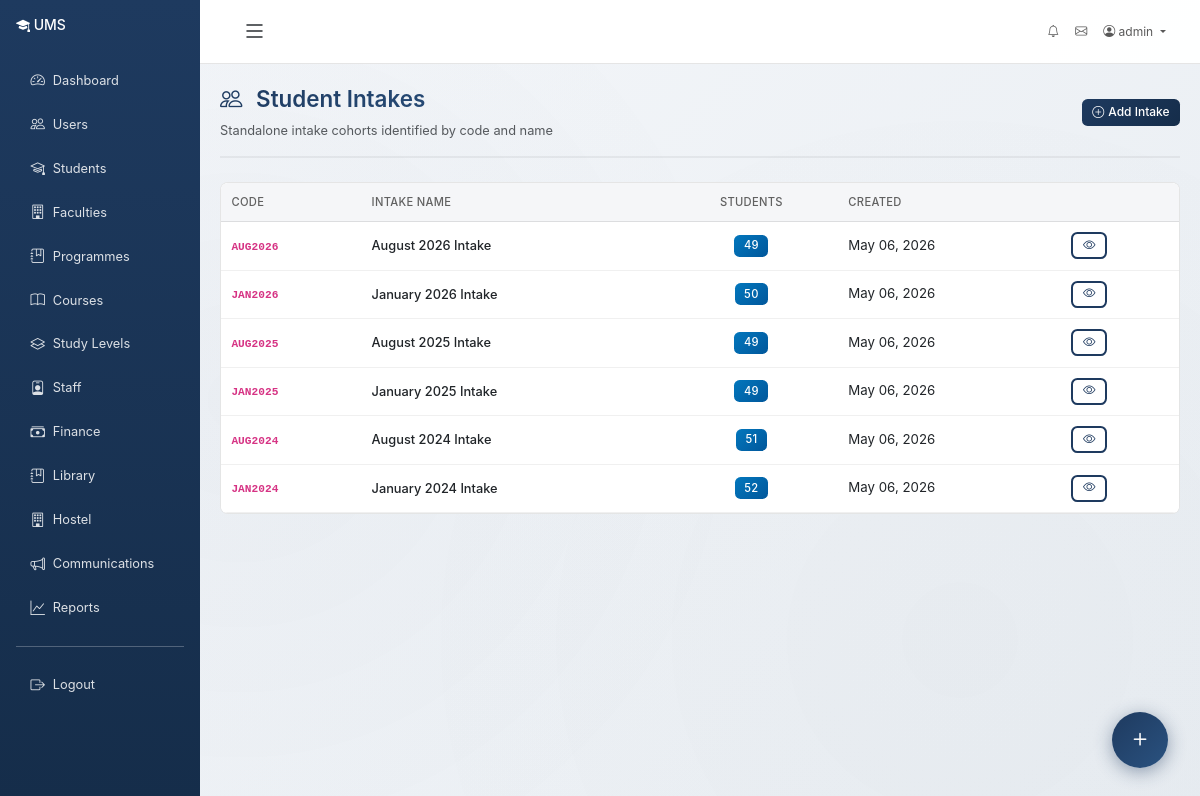
/academics/intakes/ (signed in), run on the app's committed database.
### accounts/models.py (models this page shows, shortened)
class User(AbstractUser):
    class Role(models.TextChoices):
        ADMIN = 'admin', 'Administrator'
        REGISTRAR = 'registrar', 'Registrar'
        LECTURER = 'lecturer', 'Lecturer'
        STUDENT = 'student', 'Student'
        FINANCE = 'finance', 'Finance Staff'
        LIBRARIAN = 'librarian', 'Librarian'
        HOSTEL_MANAGER = 'hostel_manager', 'Hostel Manager'
        FACULTY_DEAN = 'faculty_dean', 'Faculty Dean'
        DEPARTMENT_HEAD = 'department_head', 'Department Head'
        PROGRAMME_COORDINATOR = 'programme_coordinator', 'Programme Coordinator'
    role = models.CharField(max_length=25, choices=Role.choices, default=Role.STUDENT)
    phone_number = models.CharField(max_length=20, blank=True)
    date_of_birth = models.DateField(null=True, blank=True)
    gender = models.CharField(
        max_length=10,
        choices=[('M', 'Male'), ('F', 'Female'), ('O', 'Other')],
        blank=True
    )
    address = models.TextField(blank=True)
    profile_picture = models.ImageField(upload_to='profiles/', null=True, blank=True)
    is_active_member = models.BooleanField(default=True)
    created_at = models.DateTimeField(auto_now_add=True)
    updated_at = models.DateTimeField(auto_now=True)
    class Meta:
        ordering = ['-date_joined']
    @property
    def is_admin(self):
        return self.role == self.Role.ADMIN or self.is_superuser

### academics/models.py (models this page shows, shortened)
class Intake(models.Model):
    code = models.CharField(max_length=20, unique=True, help_text="e.g. AUG2026, JAN2027")
    name = models.CharField(max_length=100, help_text="e.g. August 2026 Intake")
    created_at = models.DateTimeField(auto_now_add=True)
    class Meta:
        ordering = ['-created_at']
        verbose_name = 'Intake'
        verbose_name_plural = 'Intakes'

### academics/views.py (the view, shortened to what this page needs)
# urls.py: path('intakes/', views.intake_list, name='intake_list'),
@login_required
@role_required(['admin', 'registrar'])
def intake_list(request):
    intakes = Intake.objects.prefetch_related('students').all()
    return render(request, 'academics/intake_list.html', {'intakes': intakes})

### accounts/context_processors.py (called while the page is built, shortened)
def admin_dashboard_stats(request):
    context = {}
    return context

def user_context(request):
    context = {}
    if request.user.is_authenticated:
        user = request.user
        context['user_role'] = user.role
        context['user_role_display'] = user.get_role_display()
        context['is_admin_user'] = user.is_admin
        context['is_staff_user'] = user.role in ['admin', 'registrar', 'lecturer', 'finance', 'librarian', 'hostel_manager']
        nav_items = _get_nav_items(user)
        context['nav_items'] = nav_items
    return context

### templates/academics/intake_list.html (shortened to what this page needs)
{% extends "base.html" %}
{% block content %}
<div class="page-header d-flex justify-content-between align-items-center">
    <div>
        <h1 class="page-title"><i class="bi bi-people"></i> Student Intakes</h1>
        <p class="text-muted mb-0">Standalone intake cohorts identified by code and name</p>
    </div>
    <button class="btn btn-primary btn-sm" data-bs-toggle="modal" data-bs-target="#addIntakeModal">
        <i class="bi bi-plus-circle me-1"></i>Add Intake
    </button>
</div>
<div class="card">
    <div class="table-responsive">
        <table class="table table-hover mb-0">
            <thead class="table-light">
                <tr>
                    <th>Code</th>
                    <th>Intake Name</th>
                    <th class="text-center">Students</th>
                    <th>Created</th>
                    <th></th>
                </tr>
            </thead>
            <tbody>
                {% for intake in intakes %}
                <tr>
                    <td><code class="fw-bold">{{ intake.code }}</code></td>
                    <td class="fw-medium">{{ intake.name }}</td>
                    <td class="text-center">
                        <span class="badge bg-primary badge-role">{{ intake.students.count }}</span>
                    </td>
                    <td style="font-size:.83rem;">{{ intake.created_at|date:"M d, Y" }}</td>
                    <td>
                        <a href="{% url 'academics:intake_detail' intake.pk %}" class="btn btn-outline-primary" style="padding:2px 10px;font-size:.78rem;">
                            <i class="bi bi-eye"></i>
                        </a>
                    </td>
                </tr>
                {% endfor %}
            </tbody>
        </table>
    </div>
</div>
{% endblock %}

### templates/base.html (shortened to what this page needs)
{% load static %}
<!DOCTYPE html>
<html lang="en">
<head>
    <link href="https://cdn.jsdelivr.net/npm/bootstrap@5.3.0/dist/css/bootstrap.min.css" rel="stylesheet">
    <link rel="stylesheet" href="https://cdn.jsdelivr.net/npm/bootstrap-icons@1.11.0/font/bootstrap-icons.css">
</head>
<body {% if user.is_authenticated %}data-user-authenticated="true"{% endif %}>
    {% if user.is_authenticated %}
    <div class="container-fluid">
        <div class="row">
            <div class="col-md-3 col-lg-2 px-0 sidebar d-none d-md-block" id="sidebar">
                <div class="p-3">
                    <h4 class="text-white mb-4">
                        <i class="bi bi-mortarboard-fill"></i> <span class="sidebar-text">UMS</span>
                    </h4>
                    <nav class="nav flex-column">
                        {% for item in nav_items %}
                            {% if item.path %}
                                <a class="nav-link" href="{{ item.path }}" title="{{ item.label }}">
                                    <i class="bi {{ item.icon }}"></i> <span class="sidebar-text">{{ item.label }}</span>
                                </a>
                            {% elif item.url %}
                                <a class="nav-link" href="{% url item.url %}" title="{{ item.label }}">
                                    <i class="bi {{ item.icon }}"></i> <span class="sidebar-text">{{ item.label }}</span>
                                </a>
                            {% endif %}
                        {% endfor %}
                        <hr class="text-white">
                        <a class="nav-link" href="{% url 'accounts:logout' %}" title="Logout">
                            <i class="bi bi-box-arrow-right"></i> <span class="sidebar-text">Logout</span>
                        </a>
                    </nav>
                </div>
            </div>
            <div class="col-md-9 col-lg-10 ms-auto main-content-area" id="mainContent">
                <nav class="navbar navbar-expand-lg navbar-light bg-white border-bottom">
                    <div class="container-fluid">
                        <button class="btn btn-link text-dark sidebar-toggle d-none d-md-block" id="sidebarToggle" type="button" title="Collapse Sidebar (Ctrl+B)">
                            <i class="bi bi-list"></i>
                        </button>
                        <div class="collapse navbar-collapse" id="navbarNav">
                            <ul class="navbar-nav ms-auto">
                                <li class="nav-item">
                                    <a class="nav-link" href="{% url 'communications:notifications' %}" title="Notifications">
                                        <i class="bi bi-bell"></i>
                                    </a>
                                </li>
                                <li class="nav-item">
                                    <a class="nav-link" href="{% url 'communications:inbox' %}" title="Messages">
                                        <i class="bi bi-envelope"></i>
                                    </a>
                                </li>
                                <li class="nav-item dropdown">
                                    <a class="nav-link dropdown-toggle" href="#" id="userDropdown" role="button" data-bs-toggle="dropdown">
                                        <i class="bi bi-person-circle"></i> {{ user.get_full_name|default:user.username }}
                                    </a>
                                </li>
                            </ul>
                        </div>
                    </div>
                </nav>
                <div class="content-wrapper">
                    {% block content %}{% endblock %}
                </div>
            </div>
        </div>
    </div>
    {% else %}
    <div class="container-fluid">
        {% block login_content %}{% endblock %}
    </div>
    {% endif %}
    {% if user.is_authenticated %}
    <div class="qc-fab-wrap" id="qcFabWrap">
        <button class="qc-fab-main" id="qcFabMain" title="Quick Add">
            <i class="bi bi-plus qc-icon"></i>
        </button>
        <div class="qc-actions" id="qcActions">
        </div>
    </div>
    {% endif %}
</body>
</html>

### data on the page
User: get_full_name "admin"
Intake: code "AUG2026", name "August 2026 Intake", students.count "49", created_at "May 06, 2026"
Intake: code "JAN2026", name "January 2026 Intake", students.count "50", created_at "May 06, 2026"
Intake: code "AUG2025", name "August 2025 Intake", students.count "49", created_at "May 06, 2026"
Intake: code "JAN2025", name "January 2025 Intake", students.count "49", created_at "May 06, 2026"
Intake: code "AUG2024", name "August 2024 Intake", students.count "51", created_at "May 06, 2026"
Intake: code "JAN2024", name "January 2024 Intake", students.count "52", created_at "May 06, 2026"

### other printed values
{{ item.label }} "Dashboard" "Users" "Students" "Faculties" "Programmes" "Courses" "Study Levels" "Staff" "Finance" "Library" "Hostel" "Communications" "Reports"
